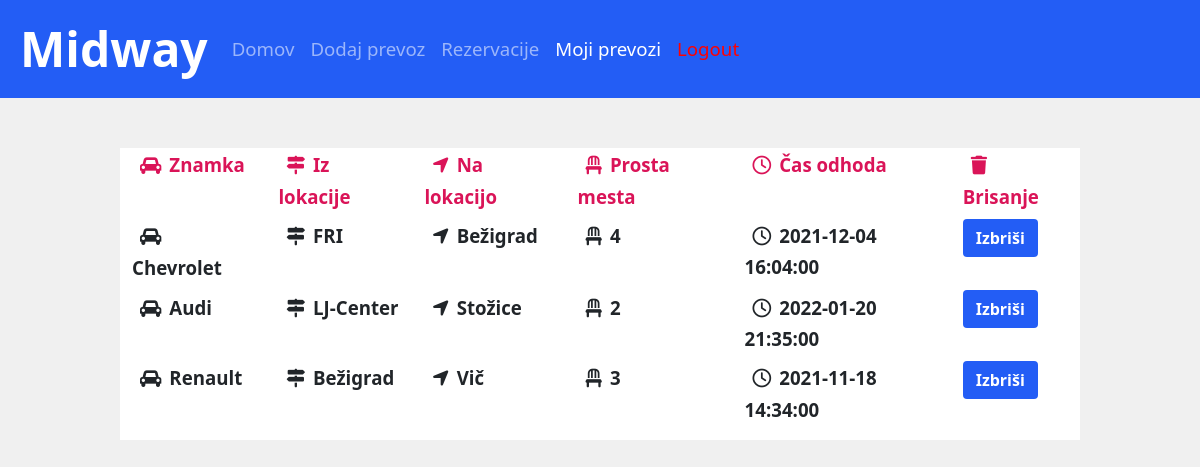
The app's page /mojiprevozi.php (signed in), older data.
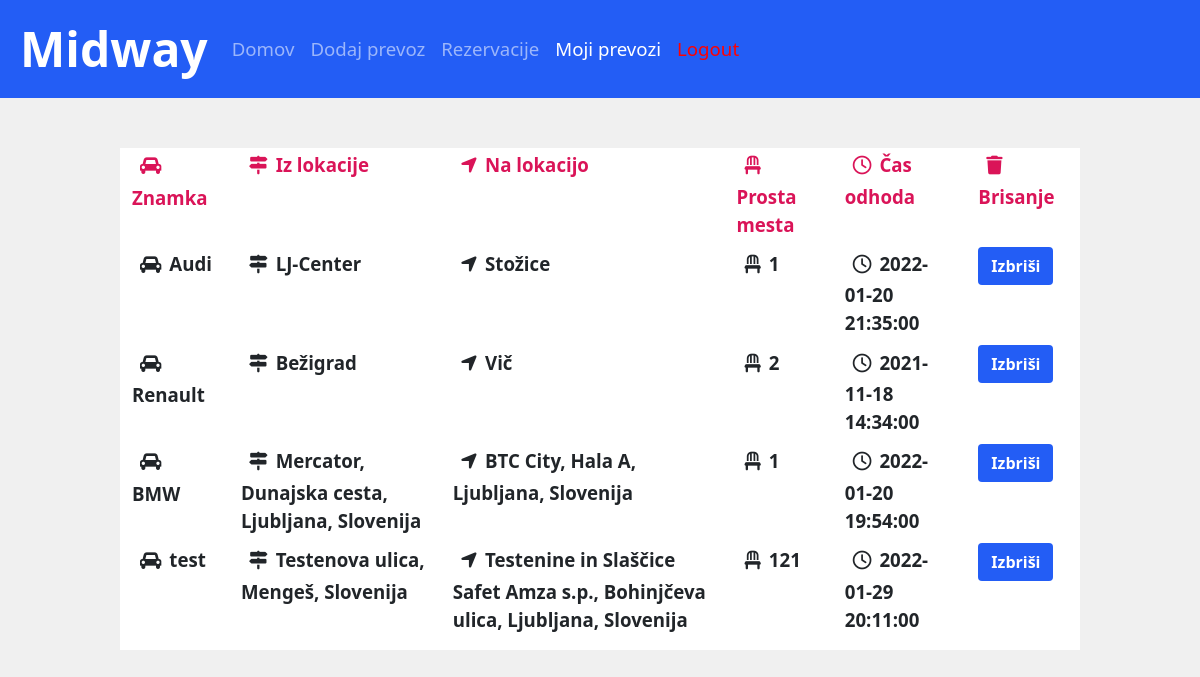
The same page, newer data.
### tables this page shows
CREATE TABLE `prevozi` (
  `idprevozi` int(11) NOT NULL,
  `znamka` varchar(100) NOT NULL,
  `barva` varchar(100) NOT NULL,
  `iz` varchar(100) DEFAULT NULL,
  `v` varchar(100) DEFAULT NULL,
  `prostor` int(11) DEFAULT NULL,
  `cas` datetime DEFAULT NULL,
  `uporabnik_uporabnikid` int(11) NOT NULL
);

### mojiprevozi.php (the view, shortened to what this page needs)
<!DOCTYPE html>
<html>
  	<head>
		<link href="https://cdn.jsdelivr.net/npm/bootstrap@5.1.3/dist/css/bootstrap.min.css" rel="stylesheet">
		<link rel="stylesheet" type="text/css" href="./style.css" />
		<link rel="stylesheet" href="https://cdnjs.cloudflare.com/ajax/libs/font-awesome/4.7.0/css/font-awesome.min.css">
  	</head>
  	<body>
  	<nav class="navbar navbar-expand-lg navbar-dark bg-dark">
		<a class="navbar-brand">Midway</a>
		<div class="collapse navbar-collapse" id="navbarNavAltMarkup">
			<div class="navbar-nav">
			<a class="nav-item nav-link" href="index.php">Domov</a>
			<a class="nav-item nav-link" href="prevoz.php">Dodaj prevoz</a>
			<a class="nav-item nav-link" href="rezervacije.php">Rezervacije</a>
			<a class="nav-item nav-link active" href="mojiprevozi.php">Moji prevozi</a>
			<a class="nav-item nav-link" href="index.php?logout='1'" style="color:red">Logout</a>
			</div>
		</div>
	</nav>
	<div class="okoliTabele" style="overflow-x: auto;">
  		<div class="table">
	  		<?php
				$servername = "localhost";
				$username = "root";
				$password = "";
				try {
					$conn = new PDO("mysql:host=$servername;dbname=mydb", $username, $password);
					$conn->setAttribute(PDO::ATTR_ERRMODE, PDO::ERRMODE_EXCEPTION);
                    $ime=$_SESSION['username'];
                    $sql = "SELECT uporabnikid FROM uporabnik WHERE username='$ime'";
                    $stmt = $conn->prepare($sql);
				    $stmt->execute();
                    $result = $stmt->setFetchMode(PDO::FETCH_ASSOC);
                    $uporabnikIzpis=$result;
				} catch(PDOException $e) {
					echo $sql . "<br>" . $e->getMessage();
				}
				try {
				$conn = new PDO("mysql:host=$servername;dbname=mydb", $username, $password);
				$conn->setAttribute(PDO::ATTR_ERRMODE, PDO::ERRMODE_EXCEPTION);
				$sql = "SELECT idprevozi, znamka, iz, v, prostor, cas, uporabnik_uporabnikid FROM prevozi WHERE uporabnik_uporabnikid=$uporabnikIzpis";
				$stmt = $conn->prepare($sql);
				$stmt->execute();
				echo "<div class='row'>
						<div class='cell intr'><i class='fa fa-car'></i>Znamka</div>
						<div class='cell intr'><i class='fas fa-map-signs'></i>Iz lokacije</div>
						<div class='cell intr'><i class='fas fa-location-arrow'></i>Na lokacijo</div>
						<div class='cell intr'><i class='fas fa-chair'></i>Prosta mesta</div>
						<div class='cell intr'><i class='fa fa-clock-o'></i>Čas odhoda</div>
                        <div class='cell intr'><i class='fas fa-trash'></i>Brisanje</div>
					  </div>";
				foreach($stmt->fetchAll() as $k=>$v) {
					$vv = implode(";",$v);
					$vv = explode(";",$vv);
					$idbrisanje=$vv[0];
					$znamka=$vv[1];
					$iz=$vv[2];
					$kam=$vv[3];
					$prostor=$vv[4];
					$cas=$vv[5];
					$uporabnik_uporabnikid=$vv[6];
                    if($uporabnikIzpis==$uporabnik_uporabnikid){
                        echo "<div class='row'>";
                        $pot = "<div class='cell'><i class='fa fa-car'></i>".$znamka."</div><div class='cell'><i class='fas fa-map-signs'></i>".$iz."</div><div class='cell'><i class='fas fa-location-arrow'></i>".$kam."</div><div class='cell'><i class='fas fa-chair'></i>".$prostor."</div><div class='cell'><i class='fa fa-clock-o'></i>".$cas."</div>";
                        $pot = $pot.'<div class="cell"><form method="post">
                                <input type="hidden" name="idbrisanje" value="'.$idbrisanje.'"></input>
                                <input class="btn" type="submit" value="Izbriši"></input>
                                </form></div>';
                        echo $pot;
                        echo "</div>";
                    }
				}
				} catch(PDOException $e) {
				echo "Connection failed: " . $e->getMessage();
				}
	  		?>
		</div>
	</div>
  	</body>
</html>

Row changes from the older to the newer data that the page shows:
removed prevozi: znamka "Chevrolet", iz "FRI", v "Bežigrad", prostor "4", cas "2021-12-04 16:04:00"
changed prevozi "Audi": prostor "2" → "1"
changed prevozi "Renault": prostor "3" → "2"
added prevozi: znamka "BMW", iz "Mercator, Dunajska cesta, Ljubljana, Slovenija", v "BTC City, Hala A, Ljubljana, Slovenija", prostor "1", cas "2022-01-20 19:54:00"
added prevozi: znamka "test", iz "Testenova ulica, Mengeš, Slovenija", v "Testenine in Slaščice Safet Amza s.p., Bohinjčeva ulica, Ljubljana, Slovenija", prostor "121", cas "2022-01-29 20:11:00"
